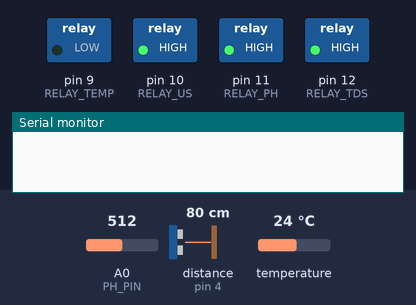
Bench run of a sketch on a simulated Arduino Uno, built with avr-gcc and run on an emulated ATmega328P. Parts: switched loads named in the sketch (green lamp = pin HIGH), the last lines printed to the serial monitor. The test bench sets the inputs (shaded band); at power-on: A0 (PH_PIN) = 512, distance to the obstacle (sensor on pin 4) 80 cm, temperature 24 °C. The echo pulse lasts 58.3 µs per cm; pins used as bus, display or sensor lines are not drawn.

Above: at 0.1 s.
At 58.0 s:
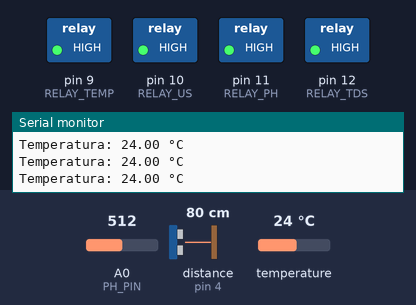
At 59.0 s:
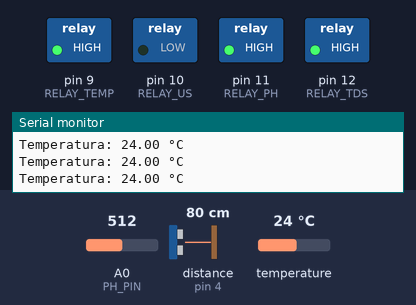
At 95.2 s:
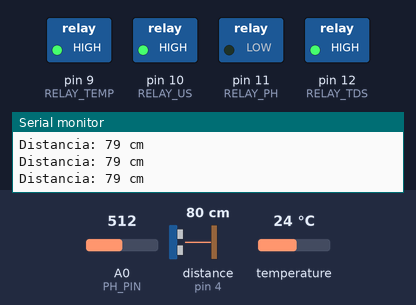
Timing chart, 0 to 96.7 s (numbered marks = the images above):
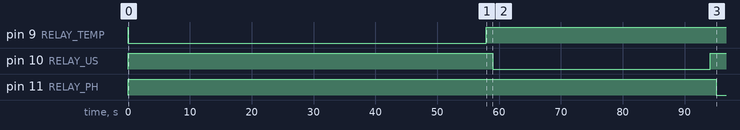

Measured:
- by itself, pin 9 (RELAY_TEMP): HIGH → LOW at 0.02 s, → HIGH 57.9 s later
- by itself, pin 10 (RELAY_US): HIGH → LOW at 59.0 s, → HIGH 35.2 s later
- by itself, pin 11 (RELAY_PH): HIGH → LOW at 95.1 s

The sketch:

Sensores_Arduino.ino
```cpp
#include <OneWire.h>
#include <DallasTemperature.h>
#include <EEPROM.h>
#include "GravityTDS.h"

// Pines sensores y reles
#define RELAY_TEMP 9
#define RELAY_US 10
#define RELAY_PH 11
#define RELAY_TDS 12

#define TEMP_DATA_PIN 2

#define TRIG_PIN 3
#define ECHO_PIN 4

#define PH_PIN A0
#define TDS_PIN A1

// Objetos sensores
OneWire oneWire(TEMP_DATA_PIN);
DallasTemperature tempSensor(&oneWire);

GravityTDS gravityTds;
float temperature = 25;  // Para el TDS

void setup() {
  Serial.begin(9600);

  // Configurar reles como salida
  pinMode(RELAY_TEMP, OUTPUT);
  pinMode(RELAY_US, OUTPUT);
  pinMode(RELAY_PH, OUTPUT);
  pinMode(RELAY_TDS, OUTPUT);

  // Apagar todos los reles al inicio
  digitalWrite(RELAY_TEMP, HIGH);
  digitalWrite(RELAY_US, HIGH);
  digitalWrite(RELAY_PH, HIGH);
  digitalWrite(RELAY_TDS, HIGH);

  // Inicializar sensores
  tempSensor.begin();
  pinMode(TRIG_PIN, OUTPUT);
  pinMode(ECHO_PIN, INPUT);

  gravityTds.setPin(TDS_PIN);
  gravityTds.setAref(5.0);
  gravityTds.setAdcRange(1024);
  gravityTds.begin();
}

void loop() {
  // Sensor de Temperatura
  digitalWrite(RELAY_TEMP, LOW); // Activar relé
  delay(5000);  // Estabilización
  for (int i = 0; i < 30; i++) {
    tempSensor.requestTemperatures();
    float tempC = tempSensor.getTempCByIndex(0);
    Serial.print("Temperatura: ");
    Serial.print(tempC);
    Serial.println(" °C");
    delay(1000);
  }
  digitalWrite(RELAY_TEMP, HIGH); // Desactivar relé
  delay(1000);

  // Sensor Ultrasónico
  digitalWrite(RELAY_US, LOW); // Activar relé
  delay(5000);  // Estabilización
  for (int i = 0; i < 30; i++) {
    digitalWrite(TRIG_PIN, LOW);
    delayMicroseconds(2);
    digitalWrite(TRIG_PIN, HIGH);
    delayMicroseconds(10);
    digitalWrite(TRIG_PIN, LOW);

    long duration = pulseIn(ECHO_PIN, HIGH);
    if (duration > 0) {
      long distance = duration * 0.034 / 2;
      Serial.print("Distancia: ");
      Serial.print(distance);
      Serial.println(" cm");
    } else {
      Serial.println("Error: No se detectó señal de echo.");
    }
    delay(1000);
  }
  digitalWrite(RELAY_US, HIGH); // Desactivar relé
  delay(1000);

  // Sensor de pH
  digitalWrite(RELAY_PH, LOW); // Activar relé
  delay(5000);  // Estabilización
  for (int i = 0; i < 30; i++) {
    int val = analogRead(PH_PIN);
    float volt = float(val) / 1023.0 * 5.0;
    Serial.print("El valor del PH es de: ");
    Serial.println(volt);
    delay(1000);
  }
  digitalWrite(RELAY_PH, HIGH); // Desactivar relé
  delay(1000);

  // Sensor de Conductividad (TDS)
  digitalWrite(RELAY_TDS, LOW); // Activar relé
  delay(5000);  // Estabilización
  for (int i = 0; i < 30; i++) {
    gravityTds.setTemperature(temperature);
    gravityTds.update();
    float tdsValue = gravityTds.getTdsValue();
    Serial.print("TDS: ");
    Serial.print(tdsValue, 0);
    Serial.println(" ppm");
    delay(1000);
  }
  digitalWrite(RELAY_TDS, HIGH); // Desactivar relé
  delay(1000);
}
```
